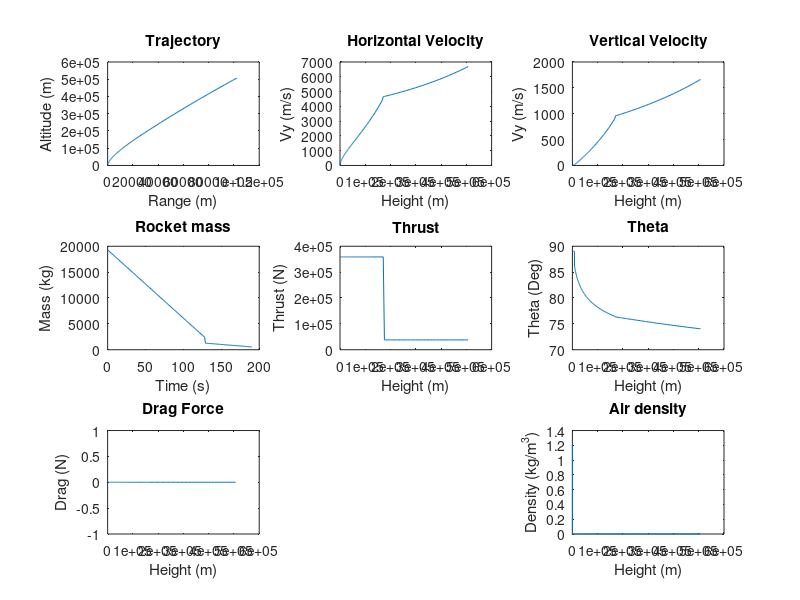

Reproduce this figure in MATLAB.
  % Program:
  % Rocket_Trajectory_Simulation.m
  % Multi-stage rocket dynamics and trajectory simulation.
  %
  % Description:
  % Predicts multi-stage rocket dynamics and trajectories based on the given 
  % rocket mass, mass flow, engine thrust, launch parameters, and drag coefficient.
  % The drag is related to the ambient air pressure which modelled with the ISA
  % standard atmosphere.
  %
  % Variable List:
  % Delta = Time step (s)
  % t = Time (s)
  % Thrust = Thrust (N)
  % Mass = Mass (kg)
  % Mass_Flow = Flow of mass per second that comes out of the thruster (kg/s)
  % Mass_Rocket_With_Motor = Mass with motor (kg)
  % Mass_Rocket_Without_Motor = Mass without motor (kg)
  % Theta = Angle (deg)
  % C = Drag coefficient
  % Rho = Air density (kg/m^3)
  % A = Rocket projected area (m^2)
  % Gravity = Gravity (m/s^2)
  % Launch_Rod_Length = Length of launch rod (m)
  % n = Counter
  % Fn = Normal force (N)
  % Drag = Drag force (N)
  % Fx = Sum of forces in the horizontal direction (N)
  % Fy = Sum of forces in the vertical direction (N)
  % Vx = Velocity in the horizontal direction (m/s)
  % Vy = Velocity in the vertical direction (m/s)
  % Ax = Acceleration in the horizontal direction (m/s^2)
  % Ay = Acceleration in the vertical direction (m/s^2)
  % x = Horizontal position (m)
  % y = Vertical position (m)
  % Distance_x = Horizontal distance travelled (m)
  % Distance_y = Vertical travelled (m)
  % Distance = Total distance travelled (m)
  % Memory_Allocation = Maximum number of time steps expected

  clear, clc      % Clear command window and workspace

  % Simulation parameters
  Delta = 1;                  % Time step 
  Memory_Allocation = 100000;    % Maximum number of time steps expected

  % Preallocate memory for arrays
  t = zeros(1, Memory_Allocation);
  Thrust = zeros(1, Memory_Allocation);
  Mass = zeros(1, Memory_Allocation);
  Theta = zeros(1, Memory_Allocation);
  Fn = zeros(1, Memory_Allocation);
  Drag = zeros(1, Memory_Allocation);
  Fx = zeros(1, Memory_Allocation);
  Fy = zeros(1, Memory_Allocation);
  Ax = zeros(1, Memory_Allocation);
  Ay = zeros(1, Memory_Allocation);
  Vx = zeros(1, Memory_Allocation);
  Vy = zeros(1, Memory_Allocation);
  x = zeros(1, Memory_Allocation);
  y = zeros(1, Memory_Allocation);
  Rho=zeros(1, Memory_Allocation);
  Mass_Flow = zeros(1, Memory_Allocation);
  % Natural constants
  C = 0.4;                                % Drag coefficient
  Gravity = 9.81;                         % Gravity (m/s^2)

  % Mass_Structure = 0.05 * Mass_Start;     % Mass of the strucutre and the motors (kg)
  Mass_Flow_One = 11*12;                    % Propulsion mass flow of the first stage (kg/s)
  Mass_Flow_Two = 12;                      % Propulsion mass flow of the second stage (kg/s)
  Thrust_One = 29898*12;                     % Sum of thrust of the first stage ( (kg*m)/s^2 )
  Thrust_Two = 38027.5;                       % Sum of thrust of the second stage ( (kg*m)/s^2 )

  % Rocket parameters
  r = 1.5;                                % Rocket fuselage radius (m)
  A = 2*pi*r^2;                           % Rocket projected attack area (m^2)
  Launch_Rod_Length = 1;                  % Length of launch rod (m)
  Mass_Motor_And_Structure_One = 999;     % Mass of the first stage rocket motor (kg)
  Mass_Motor_And_Structure_Two = 1151;    % Mass of the second stage rocket motor (kg)
  Mass_Start = 19301;                     % Start mass of the rocket (kg)
  Mass_Fuel_One = 17001;                  % Fuel mass of the first stage (kg)
  Mass_Fuel_Two = 1201;                   % Fuel mass of the second stage (kg)
  Mass_Payload = 300;                     % Mass of Payload (kg)

  % Maneuver parameters
  Theta(1) = 89;                     % Initial angle (deg)
  DeltaTheta = 2;              % Flying angle (deg/s)
  Height_Start_Gravity_Turn = 8000;  % Height when the vertical flight is stopped and the rocket is tilted for the gravity turn maneuver (m)
  Eject_One = false;       
  Eject_Two = false;
  % Rocket_Tips = false;
  Mission_Success = false;

  % Inital parameters
  Vx(1) = 0;                      % Initial horizontal speed (m/s)
  Vy(1) = 0;                      % Initial vertical speed (m/s)
  x(1) = 0;                       % Initial horizontal position (m)
  y(1) = 0.1;                     % Initial vertical position (m)
  Distance_x(1) = 0;              % Initial horizontal distance travelled (m)
  Distance_y(1) = 0;              % Initial vertical distance travelled (m)
  Distance(1) = 0;                % Initial distance travelled (m)
  Rho(1) = 1.2;                   % Initial air density (kg/m^3)
  Mass(1) = Mass_Start;           % Initial rocket mass (kg)
  Thrust(1) = Thrust_One;         % Inital rocket thrust ( (kg*m)/s^2 )
  n = 1;                          % Initial time step            
  stage = 1;                      % Initial stage (1 for the first one)
  Seperation_One = false;         % Stage one at start not seperated
  Seperation_Two = false;         % Stage two at start nit seperated

  Mass_Flow(1) = Mass_Flow_One * Delta; % Inital mass flow equals the mass flow of the first stage times the delta
  clc % clean the console

  while y(n) > 0  && Mission_Success == false      % Run until rocket hits the ground or mission completed
      disp('Mass');disp(Mass(n));
      n = n+1;                    % Increment time step
      t(n)= (n-1)*Delta;          % Elapsed time     
      
    % Determine rocket thrust and mass based on launch phase 
    if (stage == 1)
      disp('Stage 1 active');
      Thrust(n) = Thrust_One;
      Mass_Flow(n) = Mass_Flow_One * Delta;
      disp([Thrust(n),Mass_Flow(n)]);
    else
      if(stage == 2)
        disp('Stage 2 active');
        Thrust(n) = Thrust_Two;
        Mass_Flow(n) = Mass_Flow_Two * Delta; 
        disp([Thrust(n),Mass_Flow(n)]);
      else
        Thrust(n)=0; 
      endif
    endif

    Mass(n) = Mass(n-1) - Mass_Flow(n);     
    disp('Mass');disp(Mass(n) - Mass_Flow(n));
    
    % Seperation logic
    if Mass(n) < (Mass_Start - Mass_Fuel_One) && Seperation_One == false;     % seperation condition first stage
      disp('Seperation first stage');
      Seperation_One = true;
      stage = 2;
      Mass(n) = Mass(n) - 999;
    endif

    if Mass(n) < (Mass_Start - (Mass_Fuel_One+Mass_Motor_And_Structure_One+Mass_Fuel_Two)) && Seperation_Two == false % seperation condition second stage
      disp('Seperation second stage');
      Seperation_Two = true;
      stage = 3;
      Mass(n) = Mass_Payload;
    endif

    
      % Drag force calculation
      % C - Drag coefficient, related to the velocity?
      % Rho - Air density
      % A - Refernce area
      % (Vx(n-1)^2+Vy(n-1)^2) - absolute velocity squared
      Drag(n)= 0.5*C*Rho(n-1)*A*(Vx(n-1)^2+Vy(n-1)^2); % Calculate drag force
      
      % Sum of forces calculations 
      Fx(n)= Thrust(n)*cosd(Theta(n-1))-Drag(n)*cosd(Theta(n-1));                     % Sum x forces
      Fy(n)= Thrust(n)*sind(Theta(n-1))-(Mass(n)*Gravity)- Drag(n)*sind(Theta(n-1));  % Sum y forces
      if(stage != 1 && stage != 2) 
        Fx(n) = 0;
        Fy(n) = 0;
      endif
    
    
      % Acceleration calculation
      Ax(n)= Fx(n)/Mass(n);                       % Net accel in x direction 
      Ay(n)= Fy(n)/Mass(n);                       % Net accel in y direction

      % Velocity calculations
      Vx(n)= Vx(n-1)+Ax(n)*Delta;                 % Velocity in x direction
      Vy(n)= Vy(n-1)+Ay(n)*Delta;                 % Velocity in y direction

      % Position calculations
      x(n)= x(n-1)+Vx(n)*Delta;                   % Position in x direction
      y(n)= y(n-1)+Vy(n)*Delta;                   % Position in y direction   
      
      % Air pressure calculation with ISA model
      Rho(n) = isa(y(n),"R");   
      
      % Rocket angle calculation
      % ^ Vy
      % |   / 
      % |  / angle in between velocity vector and x-direction
      % | /  
      % |/---> Vx
      if y(n) >= Height_Start_Gravity_Turn  % if y(n) > Height_Start_Gravity_Turn  % if a certain heigth is reached, the rocket is actively tilting
        Theta(n) = atand(Vy(n)/Vx(n)) - DeltaTheta;    % % Angle defined by velocity vector in degrees    
        disp('Theta is now turning');disp(atand(Vy(n)/Vx(n)) - DeltaTheta);
      else
        Theta(n) = 89;      
      endif
      
      % set the mission goals and end the mission if archieved
      if y(n) > 500000
        Mission_Success = true;
        disp('Mission success');
      endif

       disp('Fy');disp(Fy(n));
      
  end


  figure('units','normalized','outerposition',[0 0 1 1]) % Maximize plot window

  % Figure 1
  subplot(3,3,1)
  plot(x(1:n),y(1:n)); 
  xlabel({'Range (m)'});
  ylabel({'Altitude (m)'});
  title({'Trajectory'});

  % Figure 2
  subplot(3,3,2)
  plot(y(1:n),Vy(1:n));
  xlabel({'Height (m)'});
  ylabel({'Vy (m/s)'});
  title({'Horizontal Velocity'});

  % Figure 3
  subplot(3,3,3)
  plot(y(1:n),Vx(1:n));
  xlabel({'Height (m)'});
  ylabel({'Vy (m/s)'});
  title({'Vertical Velocity'});

  % Figure 3
  subplot(3,3,4)
  plot(t(1:n),Mass(1:n));
  xlabel({'Time (s)'});
  ylabel({'Mass (kg)'});
  title({'Rocket mass'});

  % Figure 5
  subplot(3,3,5)
  plot(y(1:n),Thrust(1:n));
  xlabel({'Height (m)'});
  ylabel({'Thrust (N)'});
  title({'Thrust' });


  % Figure 4
  subplot(3,3,6)
  plot(y(1:n),Theta(1:n));
  xlabel({'Height (m)'});
  ylabel({'Theta (Deg)'});
  title({'Theta'});

  % Figure 6
  subplot(3,3,7)
  plot(y(1:n),Drag(1:n));
  xlabel({'Height (m)'});
  ylabel({'Drag (N)'});
  title({'Drag Force'});

  % Figure 8
  subplot(3,3,9)
  plot(y(1:n),Rho(1:n));
  xlabel({'Height (m)'});
  ylabel({'Density (kg/m^3)'});
  title({'Air density'});
